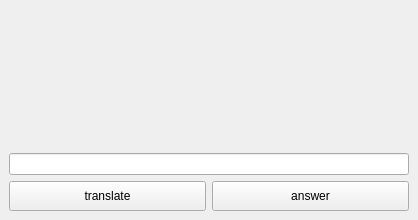
<?xml version="1.0" encoding="UTF-8"?>
<ui version="4.0">
 <class>MainWindow</class>
 <widget class="QMainWindow" name="MainWindow">
  <property name="geometry">
   <rect>
    <x>0</x>
    <y>0</y>
    <width>418</width>
    <height>220</height>
   </rect>
  </property>
  <property name="windowTitle">
   <string>MainWindow</string>
  </property>
  <widget class="QWidget" name="centralwidget">
   <layout class="QGridLayout" name="gridLayout">
    <item row="0" column="0" colspan="2">
     <widget class="QLabel" name="outputLabel">
      <property name="font">
       <font>
        <family>Bitstream Vera Sans</family>
        <pointsize>11</pointsize>
       </font>
      </property>
      <property name="text">
       <string/>
      </property>
     </widget>
    </item>
    <item row="1" column="0" colspan="2">
     <widget class="QLabel" name="answerLabel">
      <property name="maximumSize">
       <size>
        <width>16777215</width>
        <height>20</height>
       </size>
      </property>
      <property name="text">
       <string/>
      </property>
     </widget>
    </item>
    <item row="2" column="0" colspan="2">
     <widget class="QLineEdit" name="inputLineEdit"/>
    </item>
    <item row="3" column="0">
     <widget class="QPushButton" name="translatePushButton">
      <property name="maximumSize">
       <size>
        <width>16777215</width>
        <height>30</height>
       </size>
      </property>
      <property name="text">
       <string>translate</string>
      </property>
     </widget>
    </item>
    <item row="3" column="1">
     <widget class="QPushButton" name="answerPushButton">
      <property name="maximumSize">
       <size>
        <width>16777215</width>
        <height>30</height>
       </size>
      </property>
      <property name="text">
       <string>answer</string>
      </property>
     </widget>
    </item>
   </layout>
  </widget>
 </widget>
 <resources/>
 <connections/>
</ui>
